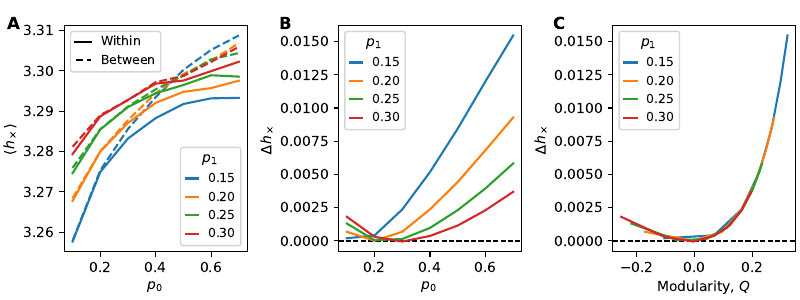

Source code (Python):
import sys, os
import numpy as np
import pandas as pd
import matplotlib.pyplot as plt
import matplotlib.lines as mlines
import bltools as blt

dir1 = "SBM_Nov12/processing"

mu_list = [0.15,0.20,0.25,0.30]
N = 100
m = N//2
a=1.15
fig, ax = plt.subplots(1,3,figsize=(a*8,a*3),sharey=False)

style = ['C0-','C1-','C2-','C3-']

### hx vs p
plt.sca(ax[0])
for i,mu in enumerate(mu_list):
    data =  pd.read_csv(f"{dir1}/sbm_mu%0.2f_N%i.csv" % (mu,N))
    plt.plot(data["p"].values, data["hx_w"].values, style[i], label="%0.2f" % mu)
    plt.plot(data["p"].values, data["hx_b"].values, style[i]+'-')
leg1 = plt.legend(title=r"$p_1$", handlelength=1, fontsize=9)
ax[0].add_artist(leg1)

win_line = mlines.Line2D([], [], color='k', ls='-',  label='Within')
btw_line = mlines.Line2D([], [], color='k', ls='--', label='Between')
plt.legend([win_line, btw_line], ['Within', "Between"], loc='upper left', handlelength=1.25, fontsize=9)

plt.xlabel(r"$p_0$")
plt.ylabel(r"$\langle h_\times \rangle$")

# (1,1): Delta hx vs p
plt.sca(ax[1])
for i,mu in enumerate(mu_list):
    data =  pd.read_csv(f"{dir1}/sbm_mu%0.2f_N%i.csv" % (mu,N))
    plt.plot(data["p"].values, data["hx_b"].values-data["hx_w"].values, style[i], label="%0.2f" % mu)
plt.legend(title=r"$p_1$", fontsize=9, handlelength=1)
plt.xlabel(r"$p_0$")
plt.ylabel(r"$\Delta h_\times$")
plt.axhline(y=0, linestyle='--', color='k', zorder=-2, lw=1)

# (1,2): Delta hx vs modularity
plt.sca(ax[2])
for i,mu in enumerate(mu_list):
    data =  pd.read_csv(f"{dir1}/sbm_mu%0.2f_N%i.csv" % (mu,N))
    p_list = data["p"].values
    mu_list = np.array([mu]*len(p_list))
    modularity = (1/2)*np.divide(p_list-p_list*m+mu_list*m, p_list-p_list*m-mu_list*m)
    delta_hx = data["hx_b"].values-data["hx_w"].values
    plt.plot(modularity, delta_hx, style[i], label="%0.2f" % mu)

plt.axhline(y=0, linestyle='--', color='k', zorder=-2, lw=1)
plt.xlabel(r"Modularity, $Q$")
plt.ylabel(r"$\Delta h_\times$")
plt.legend(title=r"$p_1$", fontsize=9, handlelength=1)

blt.letter_subplots(xoffset=[-0.275,-0.29,-0.29])
plt.tight_layout(w_pad=0.5)
plt.savefig("figure5-SBM.pdf")
##plt.show()
